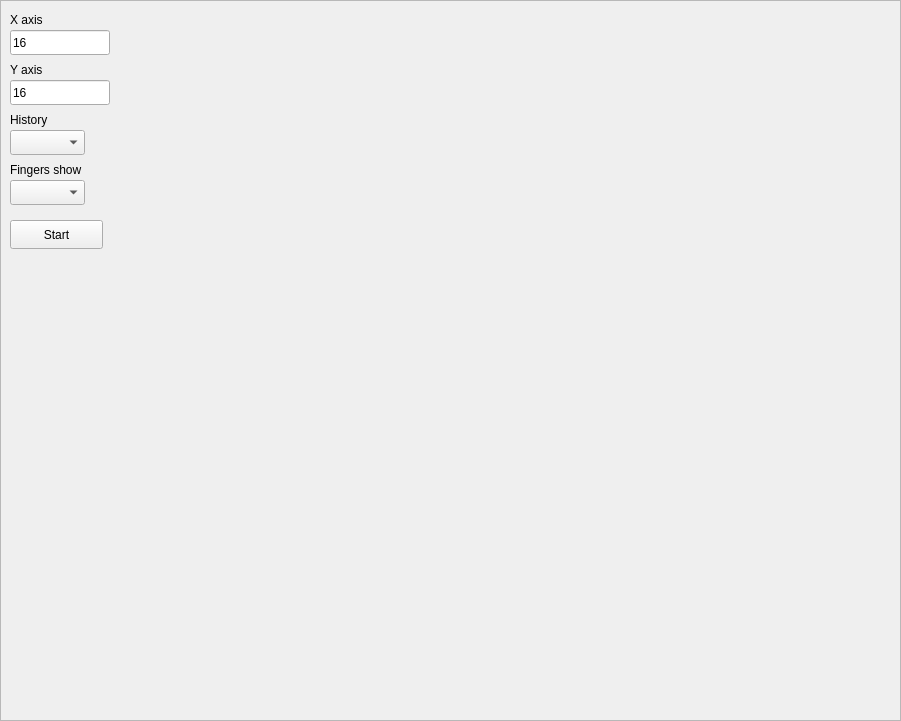
    <widget class="QFrame" name="plotFrameOut">
     <property name="geometry">
      <rect>
       <x>660</x>
       <y>0</y>
       <width>901</width>
       <height>721</height>
      </rect>
     </property>
     <property name="frameShape">
      <enum>QFrame::StyledPanel</enum>
     </property>
     <property name="frameShadow">
      <enum>QFrame::Raised</enum>
     </property>
     <widget class="QWidget" name="verticalLayoutWidget">
      <property name="geometry">
       <rect>
        <x>120</x>
        <y>10</y>
        <width>771</width>
        <height>701</height>
       </rect>
      </property>
      <layout class="QVBoxLayout" name="plotFrame"/>
     </widget>
     <widget class="QLabel" name="xAxisLabel">
      <property name="geometry">
       <rect>
        <x>10</x>
        <y>10</y>
        <width>63</width>
        <height>20</height>
       </rect>
      </property>
      <property name="text">
       <string>X axis</string>
      </property>
     </widget>
     <widget class="QLabel" name="yAxisLabel">
      <property name="geometry">
       <rect>
        <x>10</x>
        <y>60</y>
        <width>63</width>
        <height>20</height>
       </rect>
      </property>
      <property name="text">
       <string>Y axis</string>
      </property>
     </widget>
     <widget class="QLineEdit" name="xAxisInput">
      <property name="geometry">
       <rect>
        <x>10</x>
        <y>30</y>
        <width>100</width>
        <height>25</height>
       </rect>
      </property>
      <property name="text">
       <string>16</string>
      </property>
     </widget>
     <widget class="QLineEdit" name="yAxisInput">
      <property name="geometry">
       <rect>
        <x>10</x>
        <y>80</y>
        <width>100</width>
        <height>25</height>
       </rect>
      </property>
      <property name="text">
       <string>16</string>
      </property>
     </widget>
     <widget class="QLabel" name="numOfHstorySum">
      <property name="geometry">
       <rect>
        <x>10</x>
        <y>110</y>
        <width>63</width>
        <height>20</height>
       </rect>
      </property>
      <property name="text">
       <string>History</string>
      </property>
     </widget>
     <widget class="QComboBox" name="historyInput">
      <property name="geometry">
       <rect>
        <x>10</x>
        <y>130</y>
        <width>75</width>
        <height>25</height>
       </rect>
      </property>
     </widget>
     <widget class="QPushButton" name="plotRunButton">
      <property name="geometry">
       <rect>
        <x>10</x>
        <y>220</y>
        <width>93</width>
        <height>29</height>
       </rect>
      </property>
      <property name="text">
       <string>Start</string>
      </property>
     </widget>
     <widget class="QLabel" name="numOfFinger">
      <property name="geometry">
       <rect>
        <x>10</x>
        <y>160</y>
        <width>91</width>
        <height>20</height>
       </rect>
      </property>
      <property name="text">
       <string>Fingers show</string>
      </property>
     </widget>
     <widget class="QComboBox" name="fingerInput">
      <property name="geometry">
       <rect>
        <x>10</x>
        <y>180</y>
        <width>75</width>
        <height>25</height>
       </rect>
      </property>
     </widget>
    </widget>
